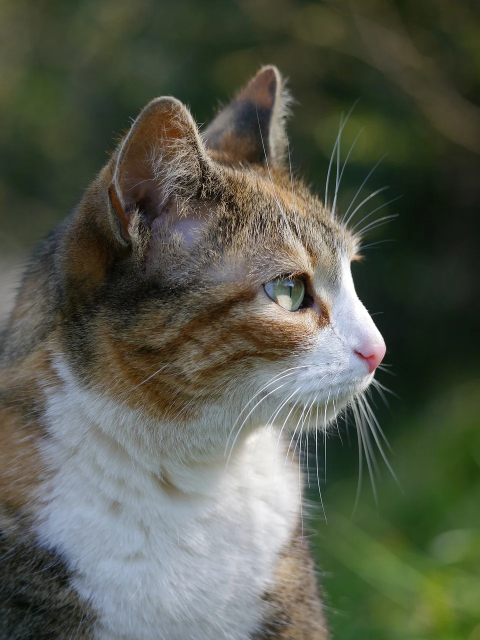
#> input picture cat.jpg, 960 x 1280 px (shown at 1/2 size)
$ jupyter execute image_processing.ipynb
#> lines starting #> are read from the running program, lines starting #| are printed output that depends on the picture; after the words box and inside, x2 and y2 are one past the last pixel; in counts of white or black regions, pixels touching at a corner belong together
[cell 1]
# using numpy
import numpy as npy

# using matplotlib
import matplotlib.image as img

# using statistics to import mean
# for mean calculation
from statistics import mean

m = img.imread("cat.jpg")
#> m is the input picture: shape (1280, 960, 3); mean R, G, B 86.7, 91, 77.3
print(m)
#> (printed output is left out)

# determining width and height of original image
w, h = m.shape[:2]
#> w = 1280; h = 960

# new Image dimension with 4 attribute in each pixel
newImage = npy.zeros([w, h, 4])
print(w)
#| 1280
print(h)
#| 960
print(m.shape)
#| (1280, 960, 3)


for i in range(w):
    for j in range(h):
        # ratio of RGB will be between 0 and 1
        lst = [float(m[i][j][0]), float(m[i][j][1]), float(m[i][j][2])]
        avg = int(mean(lst))

        newImage[i][j][0] = avg/255
        newImage[i][j][1] = avg/255
        newImage[i][j][2] = avg/255
        newImage[i][j][3] = 1 # alpha value to be 1
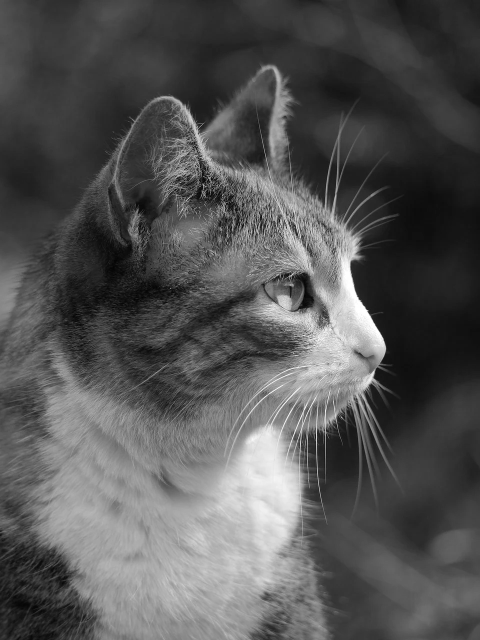
#> newImage: shape (1280, 960, 4) float64 (shown at 1/2 size); mean R, G, B, A 0.332, 0.332, 0.332, 1

# Save image using imsave
img.imsave('grayedImage.jpg', newImage)

## Using Library - OpenCV

#### Sampling and Quantization

[cell 2]
# import opencv
import cv2

# for displaying images
import matplotlib.pyplot as plt

# read image and display
im = cv2.imread('cat.jpg')
plt.imshow(im)
plt.show()

[cell 3]
# showing only part of the image spatial position: (x, y)
im_eye = im[100:700, 400:800]
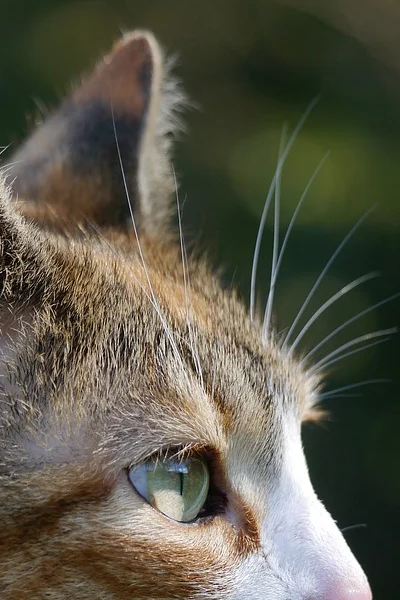
#> im_eye: shape (600, 400, 3); mean B, G, R 75.3, 90, 92.3
plt.axis("off")
plt.imshow(im_eye)
plt.show()

[cell 4]
import cv2
from skimage.transform import downscale_local_mean
# for displaying images
import matplotlib.pyplot as plt
import numpy as np

def downsample_image(image_path, factor=2):
    """Takes in the image path and the downsample factor to return 5
    downsampled images together with the original image.
    """
#> called with image_path = 'cat.jpg', factor = 2
    # Load the original image
    img = cv2.imread(image_path)

    # Sample the image by a factor
    factors = factor**np.arange(0, 6)

    # Create a subplot for each sampled image
    fig, ax = plt.subplots(1, len(factors)+1, figsize=(20, 10))

    # Display the original image
    ax[0].imshow(img)
    ax[0].set_title(r'Original $N=%d$' % img.shape[0])

    # Loop over each sampling factor and sample the image
    for i, factor in enumerate(factors):
        # Sample the image using the current factor
        image = downscale_local_mean(img,
                                     factors=(factor,
                                              factor,
                                              1)).astype(int)

        # Determine the axis number for this subplot
        ax_num = len(factors) - i

        # Display the sampled image on the corresponding subplot
        ax[ax_num].imshow(image)

        # Set the subplot title to the size of the sampled image
        ax[ax_num].set_title(r'$N=%d$' % image.shape[0])

    # Adjust the layout of the subplots to prevent overlap
    plt.tight_layout()
    # Show the final plot
    plt.show()
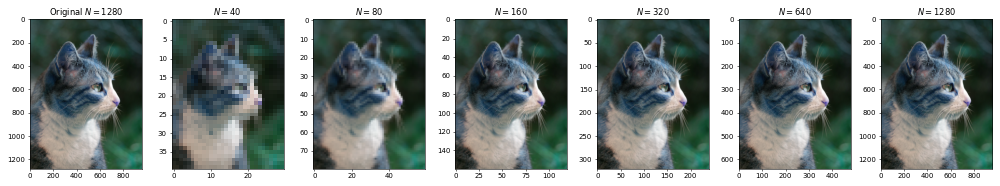
#> figure drawn by matplotlib, 7 panels; B, G, R data is drawn as R, G, B


# Downsample an image
downsample_image('cat.jpg')

[cell 5]
# quantize the image

def quantize_image(image_path, k_values):
    """
    Perform quantization on an image using different values of k.

    Parameters:
        image_path (str): The path to the image file.
        k_values (list): A list of k values to be used for quantization.
    """
#> called with image_path = 'cat.jpg'
    # Load the original image
    img = cv2.imread(image_path)

    # Create subplots for different k values
    fig, ax = plt.subplots(1, len(k_values), figsize=(12, 4))

    for i, k in enumerate(k_values):
        # Create k bins of equal width between 0 and the maximum intensity value
        bins = np.linspace(0, img.max(), k)

        # Map the pixel values of the original image to the nearest bin
        quantized_image = np.digitize(img, bins)

        # Convert the binned values back to the original range of intensity values
        reconstructed_image = (np.vectorize(bins
                                            .tolist()
                                            .__getitem__)(quantized_image-1)
                                 .astype(int))

        # Display the quantized image with title showing the number of bins (k)
        ax[i].imshow(reconstructed_image)
        ax[i].set_title(r'$k = %d$' % k)
#> this loop made 6 passes
#> pass 2, in quantize_image, `quantized_image = np.digitize(img, bins)`:
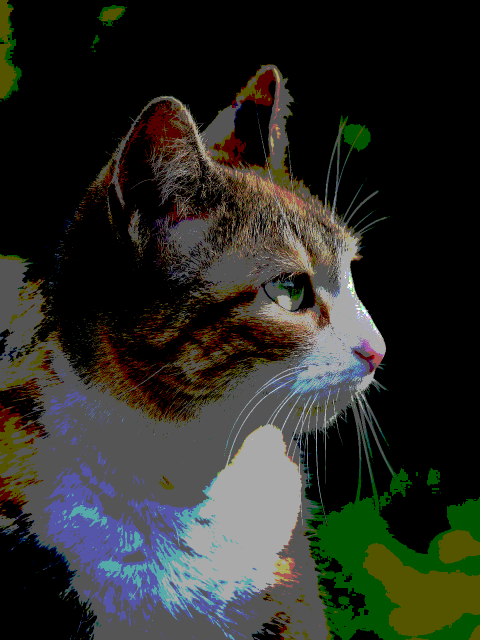
#> quantized_image: shape (1280, 960, 3) int64 (shown at 1/2 size); mean B, G, R 1.45, 1.52, 1.5; drawn with min black and max white

    # Adjust the layout of the subplots to prevent overlap
    plt.tight_layout()

    # Show the final plot
    plt.show()
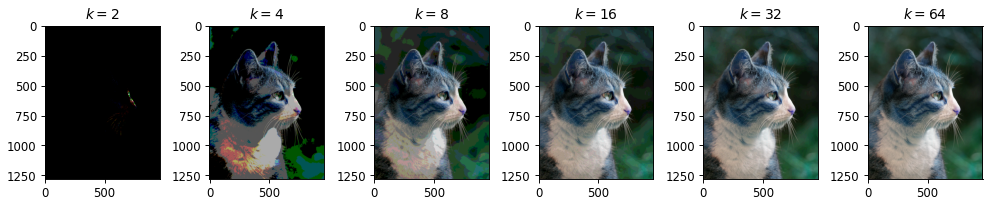
#> figure drawn by matplotlib, 6 panels; B, G, R data is drawn as R, G, B

# Quantize the image
k_values = [ 2,  4,  8, 16, 32, 64]
quantize_image('cat.jpg', k_values)

[cell 6]
# downsampl

# using numpy
import numpy as np

# using matplotlib
import matplotlib.image as img

img = cv2.imread("cat.jpg", cv2.IMREAD_GRAYSCALE)
#> img: shape (1280, 960); min 0, max 255, mean 88.2


image_downscaled1 = downscale_local_mean(img, (20, 20))


plt.imshow(image_downscaled1, cmap='gray')
plt.show()

[cell 7]
# using numpy
import numpy as np

# using matplotlib
import matplotlib.image as img

im = cv2.imread("cat.jpg", cv2.IMREAD_GRAYSCALE)


# 32bit quantization
bins = np.linspace(0, im.max(), 2**5)
#> bins = 32 values from 0 to 255
q32 = np.digitize(im, bins)
q32 = (np.vectorize(bins.tolist().__getitem__)(q32-1).astype(int))

# 8bit quantization
bins = np.linspace(0, im.max(), 2**3)
q8 = np.digitize(im, bins)
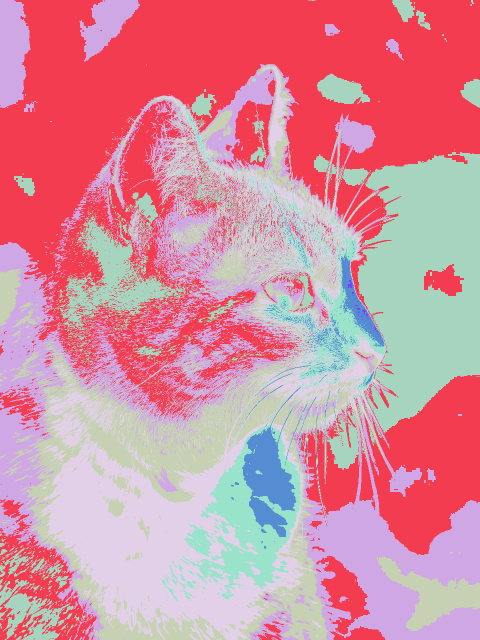
#> q8: shape (1280, 960) int64 (shown at 1/2 size); 8 distinct labels, from 1 to 8; one colour per label, 0 black
q8 = (np.vectorize(bins.tolist().__getitem__)(q8-1).astype(int))
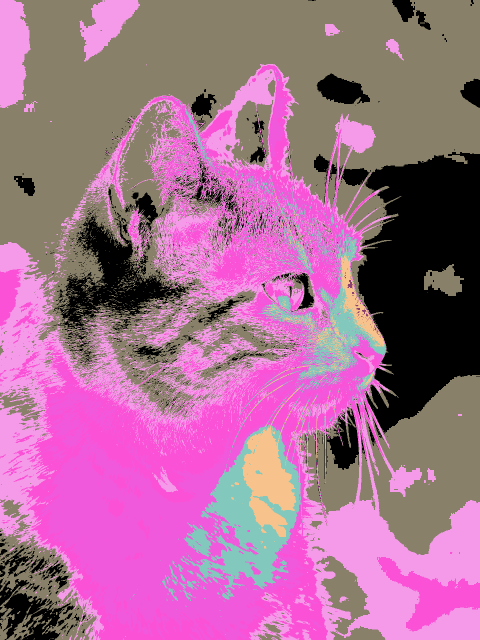
#> q8: shape (1280, 960) int64 (shown at 1/2 size); 8 distinct labels, from 0 to 255; one colour per label, 0 black

# 4bit quantization
bins = np.linspace(0, im.max(), 2**2)
#> bins = [0, 85, 170, 255]
q4 = np.digitize(im, bins)
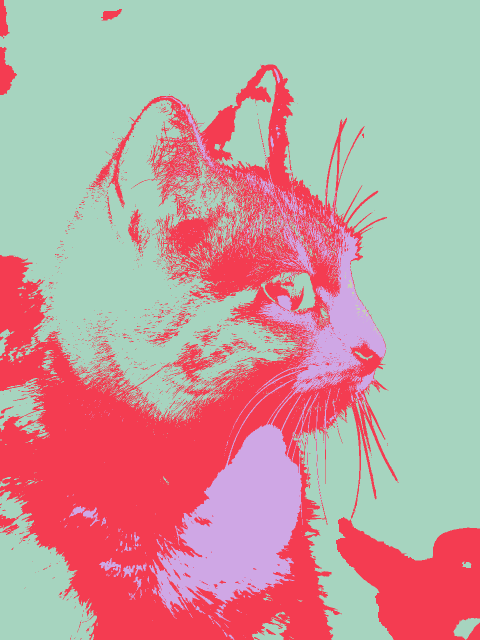
#> q4: shape (1280, 960) int64 (shown at 1/2 size); 4 distinct labels, from 1 to 4; one colour per label, 0 black
q4 = (np.vectorize(bins.tolist().__getitem__)(q4-1).astype(int))
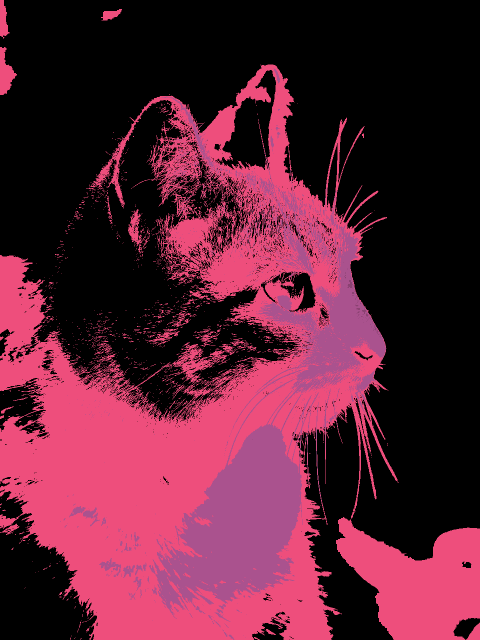
#> q4: shape (1280, 960) int64 (shown at 1/2 size); 4 distinct labels, from 0 to 255; one colour per label, 0 black

# 4bit quantization
bins = np.linspace(0, im.max(), 2**1)
#> bins = [0, 255]
q2 = np.digitize(im, bins)
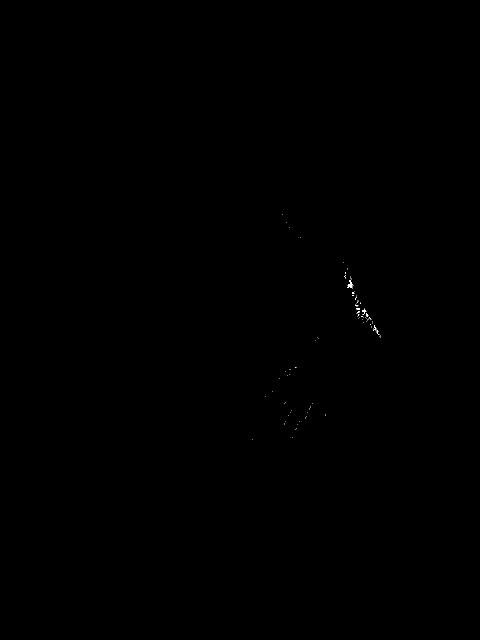
#> q2: shape (1280, 960) int64 (shown at 1/2 size); values 1 (black) and 2 (white), 0.03% white in thin lines or dots, all inside (x1, y1, x2, y2) = (505, 429, 762, 879)
q2 = (np.vectorize(bins.tolist().__getitem__)(q2-1).astype(int))

plt.imshow(q2, cmap='gray')
plt.show()
